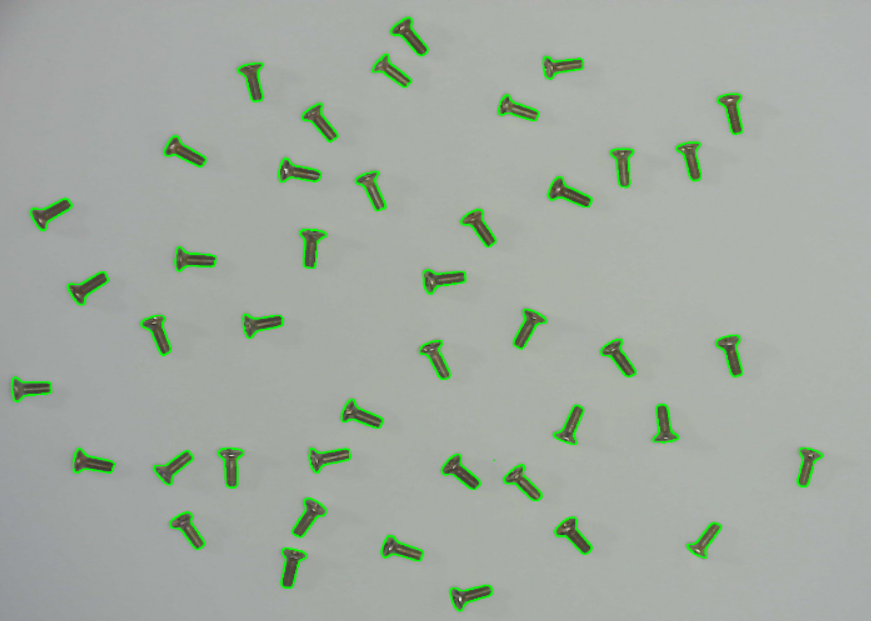
#> input picture aman/non_ai/non_ai_output.PNG, 871 x 621 px
$ python count_objects.py ../../aman/non_ai/non_ai_output.PNG
#> lines starting #> are read from the running program, lines starting #| are printed output that depends on the picture; after the words box and inside, x2 and y2 are one past the last pixel; in counts of white or black regions, pixels touching at a corner belong together
"""
Non-AI Object Counting using OpenCV
=====================================
Counts screws/bolts in images and overlays segmentation masks.

Techniques:
  - Adaptive preprocessing with multiple binarisation strategies
  - Morphological operations (opening, closing, dilation)
  - Watershed algorithm for touching/overlapping objects
  - Contour-based fallback for well-separated objects
  - Colour-coded mask overlay with per-object labels
  - Auto-selects best strategy based on image characteristics
"""

import cv2
import numpy as np
import os
import json
import argparse
from pathlib import Path


# ──────────────────────────────────────────────
# Preprocessing strategies
# ──────────────────────────────────────────────

def preprocess_otsu(image: np.ndarray) -> np.ndarray:
    """Otsu global threshold — works well on uniform backgrounds."""
    gray = cv2.cvtColor(image, cv2.COLOR_BGR2GRAY)
    blurred = cv2.GaussianBlur(gray, (7, 7), 0)
    _, binary = cv2.threshold(blurred, 0, 255,
                              cv2.THRESH_BINARY_INV + cv2.THRESH_OTSU)
    return binary


def preprocess_adaptive(image: np.ndarray) -> np.ndarray:
    """Adaptive threshold — handles uneven lighting well."""
    gray = cv2.cvtColor(image, cv2.COLOR_BGR2GRAY)
    blurred = cv2.GaussianBlur(gray, (5, 5), 0)
    binary = cv2.adaptiveThreshold(
        blurred, 255,
        cv2.ADAPTIVE_THRESH_GAUSSIAN_C,
        cv2.THRESH_BINARY_INV,
        blockSize=25, C=8
    )
    return binary


def preprocess_canny_filled(image: np.ndarray) -> np.ndarray:
    """Canny edges + filled contours — great for metallic objects."""
    gray = cv2.cvtColor(image, cv2.COLOR_BGR2GRAY)
    blurred = cv2.GaussianBlur(gray, (5, 5), 0)
    edges = cv2.Canny(blurred, 30, 100)
    # Dilate edges to close gaps
    kernel = cv2.getStructuringElement(cv2.MORPH_ELLIPSE, (3, 3))
    edges = cv2.dilate(edges, kernel, iterations=2)
    # Fill contours
    contours, _ = cv2.findContours(edges, cv2.RETR_EXTERNAL,
                                    cv2.CHAIN_APPROX_SIMPLE)
    filled = np.zeros_like(gray)
    cv2.drawContours(filled, contours, -1, 255, -1)
    return filled


def clean_binary(binary: np.ndarray,
                 kernel_size: int = 5,
                 iterations: int = 2) -> np.ndarray:
    """Remove noise and fill holes with morphological ops."""
    kernel = cv2.getStructuringElement(cv2.MORPH_ELLIPSE,
                                       (kernel_size, kernel_size))
    opened = cv2.morphologyEx(binary, cv2.MORPH_OPEN,  kernel, iterations=iterations)
    closed = cv2.morphologyEx(opened, cv2.MORPH_CLOSE, kernel, iterations=iterations)
    return closed


# ──────────────────────────────────────────────
# Segmentation — Watershed
# ──────────────────────────────────────────────

def watershed_segment(image: np.ndarray,
                      binary: np.ndarray,
                      fg_thresh: float = 0.4) -> tuple:
    """
    Watershed segmentation to split touching objects.
    Returns (markers, count).
    """
    dist = cv2.distanceTransform(binary, cv2.DIST_L2, 5)
    cv2.normalize(dist, dist, 0, 1.0, cv2.NORM_MINMAX)

    _, sure_fg = cv2.threshold(dist, fg_thresh * dist.max(), 255, 0)
    sure_fg = np.uint8(sure_fg)

    kernel = cv2.getStructuringElement(cv2.MORPH_ELLIPSE, (3, 3))
    sure_bg = cv2.dilate(binary, kernel, iterations=3)
    unknown = cv2.subtract(sure_bg, sure_fg)

    _, markers = cv2.connectedComponents(sure_fg)
    markers += 1
    markers[unknown == 255] = 0
    markers = cv2.watershed(image, markers)

    unique = np.unique(markers)
    count = int(np.sum(unique > 1))
    return markers, count


# ──────────────────────────────────────────────
# Segmentation — Contour-based
# ──────────────────────────────────────────────

def contour_count(binary: np.ndarray,
                  min_area: int = 200,
                  max_area: int = None) -> tuple:
    """Contour counting for well-separated objects."""
    contours, _ = cv2.findContours(binary, cv2.RETR_EXTERNAL,
                                    cv2.CHAIN_APPROX_SIMPLE)
    h, w = binary.shape
    if max_area is None:
        max_area = (h * w) // 4   # no single object should be > 25% of image

    valid = [c for c in contours
             if min_area <= cv2.contourArea(c) <= max_area]
    return valid, len(valid)


# ──────────────────────────────────────────────
# Visualisation
# ──────────────────────────────────────────────

def draw_watershed_masks(image: np.ndarray,
                          markers: np.ndarray) -> np.ndarray:
    """Colour-coded watershed mask overlay."""
    overlay = image.copy()
    output  = image.copy()

    unique_labels = np.unique(markers)
    object_labels = unique_labels[unique_labels > 1]

    rng = np.random.default_rng(42)
    colours = rng.integers(60, 230, size=(len(object_labels), 3))

    for idx, label in enumerate(object_labels):
        mask   = (markers == label).astype(np.uint8)
        colour = colours[idx].tolist()
        overlay[mask == 1] = colour

        cnts, _ = cv2.findContours(mask, cv2.RETR_EXTERNAL,
                                    cv2.CHAIN_APPROX_SIMPLE)
        if cnts:
            x, y, w, h = cv2.boundingRect(cnts[0])
            cv2.rectangle(output, (x, y), (x + w, y + h), colour, 2)
            cx, cy = x + w // 2, y + h // 2
            cv2.putText(output, str(idx + 1), (cx - 6, cy + 5),
                        cv2.FONT_HERSHEY_SIMPLEX, 0.45, colour, 2)

    return cv2.addWeighted(output, 0.6, overlay, 0.4, 0)


# [21 lines left out: function draw_contour_masks, not called in this run]


def stamp_count(image: np.ndarray, count: int, method: str = "") -> np.ndarray:
    """Stamp count badge on top-left corner."""
    label = f"Count: {count}"
    if method:
        label += f"  [{method}]"
    font = cv2.FONT_HERSHEY_DUPLEX
    scale, thickness = 1.0, 2
    (tw, th), _ = cv2.getTextSize(label, font, scale, thickness)
    cv2.rectangle(image, (8, 8), (18 + tw, 22 + th), (0, 0, 0), -1)
    cv2.putText(image, label, (13, 16 + th), font, scale, (255, 255, 255), thickness)
    return image


# ──────────────────────────────────────────────
# Auto-strategy selector
# ──────────────────────────────────────────────

def best_strategy(image: np.ndarray,
                  min_area: int = 200) -> tuple:
    """
    Try all preprocessing + segmentation combos and pick the one
    that gives the most stable (median) count with most clean regions.
    Returns (annotated_image, count, strategy_name).
    """
    h, w = image.shape[:2]
    strategies = []

    for prep_name, prep_fn in [
        ("otsu",     preprocess_otsu),
        ("adaptive", preprocess_adaptive),
        ("canny",    preprocess_canny_filled),
    ]:
        binary = prep_fn(image)
        cleaned = clean_binary(binary)

        # Watershed
        try:
            markers, wcount = watershed_segment(image.copy(), cleaned)
            strategies.append((wcount, f"{prep_name}+watershed",
                                "watershed", markers, None, cleaned))
        except Exception:
            pass

        # Contour
        try:
            cnts, ccount = contour_count(cleaned, min_area)
            strategies.append((ccount, f"{prep_name}+contour",
                                "contour", None, cnts, cleaned))
        except Exception:
            pass

    if not strategies:
        return image, 0, "none"

    # Heuristic: prefer count that appears most often (mode),
    # break ties by preferring watershed
    counts = [s[0] for s in strategies]
    from collections import Counter
    mode_count = Counter(counts).most_common(1)[0][0]

    # Among strategies with mode count, prefer watershed
    candidates = [s for s in strategies if s[0] == mode_count]
    preferred = next((s for s in candidates if s[2] == "watershed"), candidates[0])

    count, name, stype, markers, cnts, _ = preferred

    if stype == "watershed":
        annotated = draw_watershed_masks(image, markers)
    else:
        annotated = draw_contour_masks(image, cnts)

    stamp_count(annotated, count, name)
    return annotated, count, name


# ──────────────────────────────────────────────
# Main processing
# ──────────────────────────────────────────────

def process_image(image_path: str,
                  output_dir: str,
                  min_area: int = 200,
                  force_watershed: bool = False) -> dict:
    """Process a single image and save annotated result."""
#> called with image_path = '../../aman/non_ai/non_ai_output.PNG', output_dir = 'Non_AI_output', min_area = 200, force_watershed = False
    image = cv2.imread(image_path)
#> image is the input picture: shape (621, 871, 3); mean B, G, R 160.9, 170.6, 161.7
    if image is None:
        raise FileNotFoundError(f"Cannot read: {image_path}")

    if force_watershed:
        binary  = preprocess_otsu(image)
        cleaned = clean_binary(binary)
        markers, count = watershed_segment(image.copy(), cleaned)
        annotated = draw_watershed_masks(image, markers)
        stamp_count(annotated, count, "watershed")
        strategy = "otsu+watershed"
    else:
        annotated, count, strategy = best_strategy(image, min_area)
#> the loop in best_strategy, `for prep_name, prep_fn in [ ("otsu",     preprocess_otsu), ("adaptive"..` made 3 passes
#> (count in watershed_segment, wcount, ccount) on passes 1 to 3: (43, 43, 43), (27, 27, 8), (43, 43, 43)
#> pass 1, in preprocess_otsu, `_, binary = cv2.threshold(blurred, 0, 255, cv2.THRESH_BINARY_INV + cv2..`:
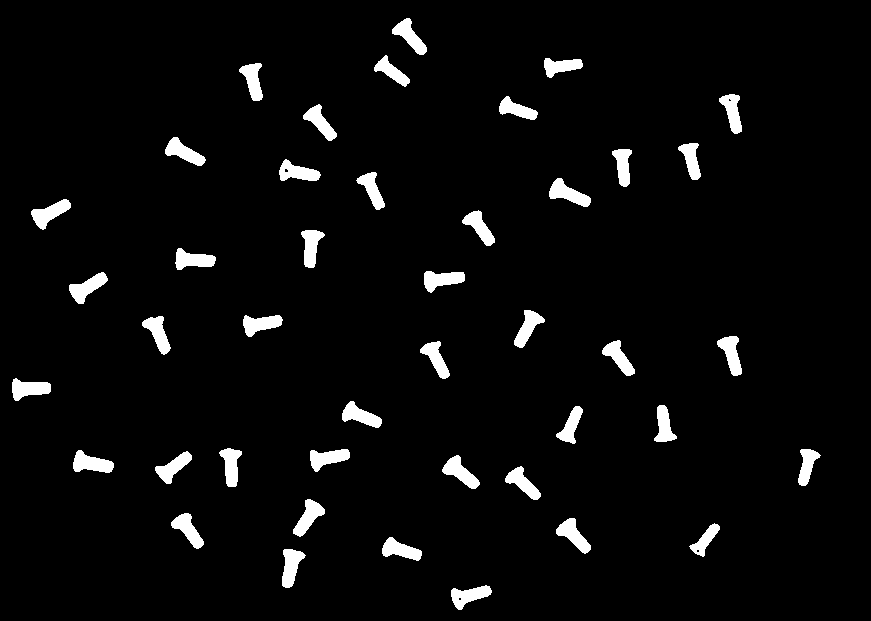
#> binary: shape (621, 871); 4.2% white; 43 white regions, largest, box (x1, y1, x2, y2) and area: (549, 178, 591, 207) 588, (73, 450, 114, 473) 582, (69, 272, 108, 304) 572
#> after the loop in best_strategy, `for prep_name, prep_fn in [`: binary: shape (621, 871); 5.5% white; 43 white regions, largest, box (x1, y1, x2, y2) and area: (547, 176, 593, 209) 752, (715, 334, 744, 378) 742, (421, 270, 467, 295) 737
#> after the loop in best_strategy, `for prep_name, prep_fn in [`:
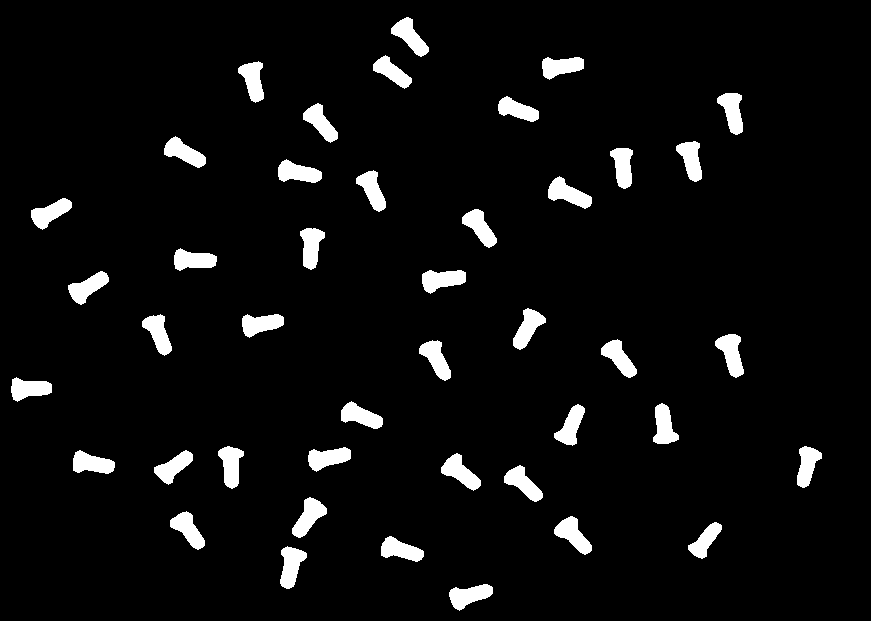
#> cleaned: shape (621, 871); 5.3% white; 43 white regions, largest, box (x1, y1, x2, y2) and area: (548, 176, 592, 209) 735, (715, 334, 744, 378) 732, (554, 516, 592, 555) 717
#> after the loop in best_strategy, `for prep_name, prep_fn in [`: strategies = 6 items
#> in best_strategy, `counts = [s[0] for s in strategies]`: counts = [43, 43, 27, 8, 43, 43]
#> in best_strategy, `mode_count = Counter(counts).most_common(1)[0][0]`: mode_count = 43
#> in best_strategy, `candidates = [s for s in strategies if s[0] == mode_count]`: candidates = 4 items
#> in best_strategy, `preferred = next((s for s in candidates if s[2] == "watershed"), candi..`: preferred = 6 items
#> in best_strategy, `count, name, stype, markers, cnts, _ = preferred`:
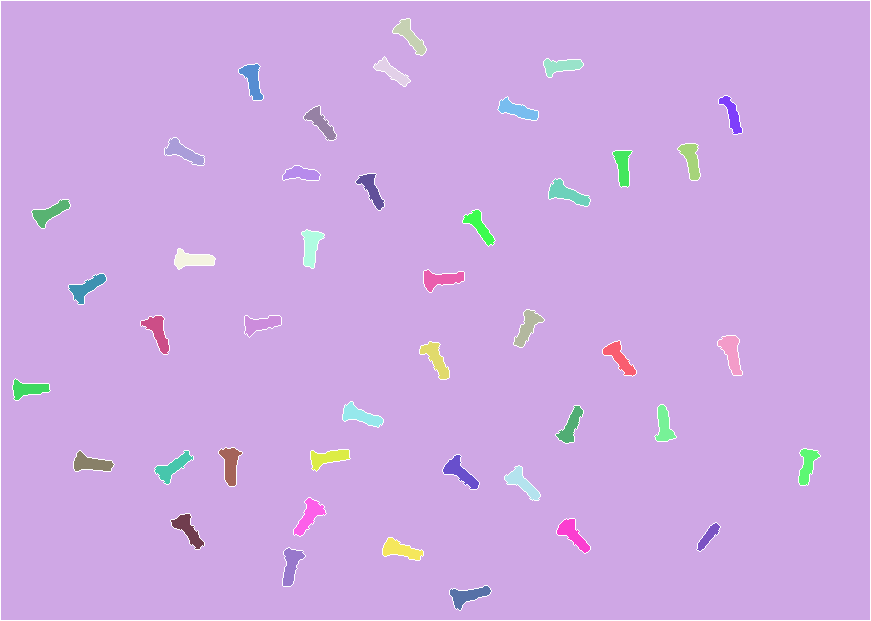
#> markers: shape (621, 871) int32; 45 distinct labels, from -1 to 44; one colour per label, 0 black, -1 white
#> in best_strategy, `count, name, stype, markers, cnts, _ = preferred`: count = 43; name = 'otsu+watershed'; stype = 'watershed'
#> in draw_watershed_masks, `unique_labels = np.unique(markers)`: unique_labels = 45 values from -1 to 44
#> in draw_watershed_masks, `object_labels = unique_labels[unique_labels > 1]`: object_labels = 43 values from 2 to 44
#> in draw_watershed_masks, `colours = rng.integers(60, 230, size=(len(object_labels), 3))`: colours = 43 rows, first 8: [75, 191, 171], [134, 133, 205], [74, 178, 94], [76, 149, 225], [185, 189, 181], [193, 147, 81], [202, 136, 145], [123, 91, 217]
#> the loop in draw_watershed_masks, `for idx, label in enumerate(object_labels):` made 43 passes
#> (colour, x, y, w, h, cx, cy) on passes 1 to 12: ([75, 191, 171], 393, 19, 33, 36, 409, 37), ([134, 133, 205], 374, 57, 36, 29, 392, 71), ([74, 178, 94], 544, 59, 39, 18, 563, 68), ([76, 149, 225], 239, 64, 24, 36, 251, 82), ([185, 189, 181], 719, 96, 23, 38, 730, 115), ([193, 147, 81], 498, 97, 40, 23, 518, 108), ([202, 136, 145], 304, 106, 32, 34, 320, 123), ([123, 91, 217], 165, 138, 39, 27, 184, 151), ([192, 169, 128], 678, 144, 22, 36, 689, 162), ([199, 152, 135], 613, 151, 19, 36, 622, 169), ([136, 98, 75], 283, 166, 37, 14, 301, 173), ([154, 210, 70], 356, 174, 28, 36, 370, 192)
#> after the loop in draw_watershed_masks, `for idx, label in enumerate(object_labels):`: mask: shape (621, 871); values 0 (black) and 1 (white), 0.08% white; 1 white region, box (x1, y1, x2, y2) and area: (450, 586, 491, 610) 455
#> after the loop in draw_watershed_masks, `for idx, label in enumerate(object_labels):`:
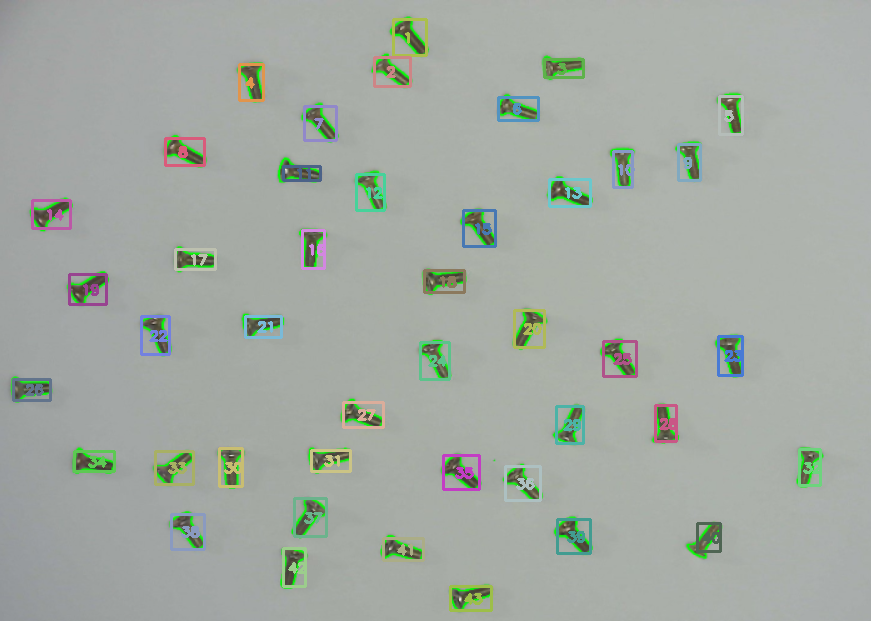
#> output: shape (621, 871, 3); 3.89% of pixels changed, all inside (x1, y1, x2, y2) = (12, 18, 822, 612)
#> after the loop in draw_watershed_masks, `for idx, label in enumerate(object_labels):`:
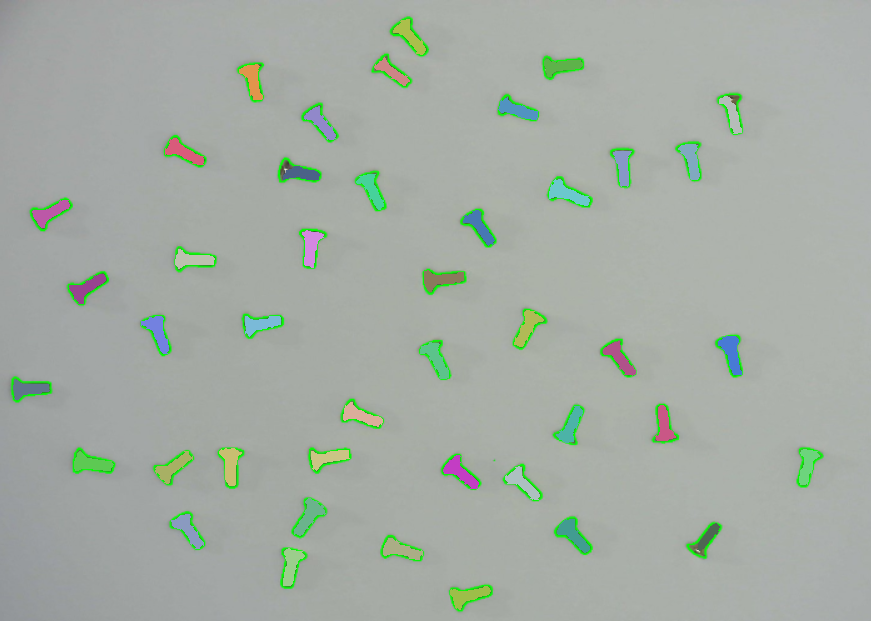
#> overlay: shape (621, 871, 3); 3.45% of pixels changed, all inside (x1, y1, x2, y2) = (13, 19, 820, 610)
#> in draw_watershed_masks, `return cv2.addWeighted(output, 0.6, overlay, 0.4, 0)`:
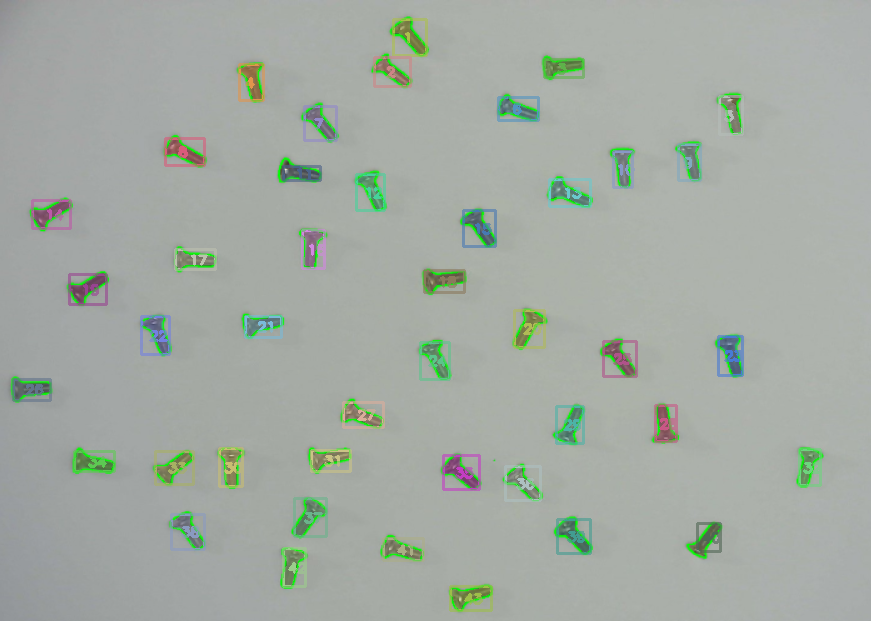
#> returned value: shape (621, 871, 3); mean of channels 0, 1, 2 163, 171, 163.2; drawn as B, G, R
#> in stamp_count, `label = f"Count: {count}"`: label = 'Count: 43'
#> in stamp_count, `label += f"  [{method}]"`: label = 'Count: 43  [otsu+watershed]'
#> in stamp_count, `font = cv2.FONT_HERSHEY_DUPLEX`: font = 2
#> in stamp_count, `(tw, th), _ = cv2.getTextSize(label, font, scale, thickness)`: tw = 474; th = 22
#> in stamp_count, `cv2.putText(image, label, (13, 16 + th), font, scale, (255, 255, 255),..`:
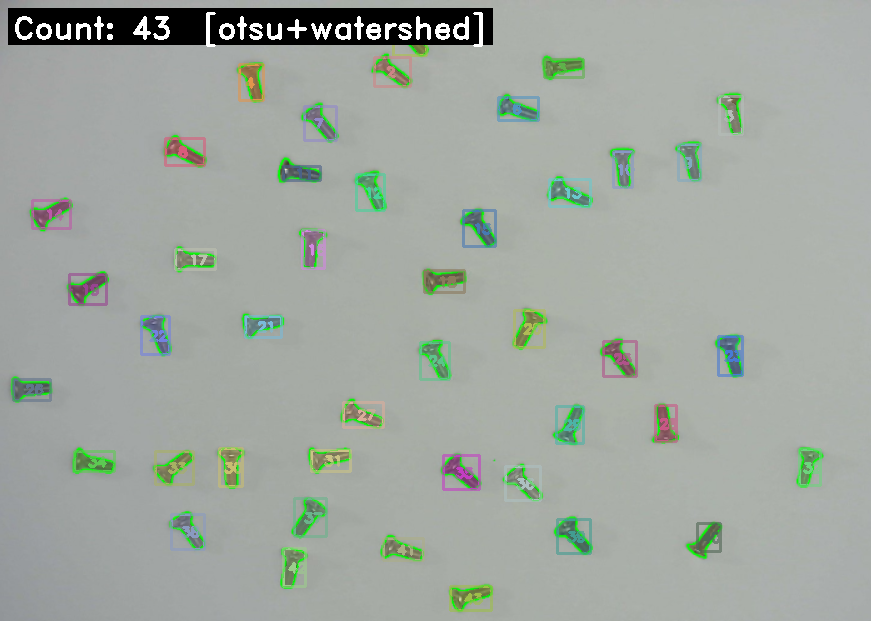
#> image: shape (621, 871, 3); mean B, G, R 159.3, 167, 159.5
#> count = 43; strategy = 'otsu+watershed'

    os.makedirs(output_dir, exist_ok=True)
    stem     = Path(image_path).stem
    out_path = str(Path(output_dir) / f"{stem}_annotated.jpg")
    cv2.imwrite(out_path, annotated)

    print(f"[{stem}]  count={count}  strategy={strategy}  →  {out_path}")
#| [non_ai_output]  count=43  strategy=otsu+watershed  →  Non_AI_output/non_ai_output_annotated.jpg
    return {"filename": Path(image_path).name,
            "count":    count,
            "strategy": strategy,
            "output_path": out_path}


# [19 lines left out: function process_directory, not called in this run]


# ──────────────────────────────────────────────
# CLI
# ──────────────────────────────────────────────

def parse_args():
    ap = argparse.ArgumentParser(description="Non-AI screw/bolt counter — OpenCV")
    ap.add_argument("input",  help="Image file or directory")
    ap.add_argument("--output", default="Non_AI_output",
                    help="Output directory (default: Non_AI_output)")
    ap.add_argument("--min-area", type=int, default=200,
                    help="Min contour area to count (default: 200)")
    ap.add_argument("--force-watershed", action="store_true",
                    help="Skip auto-strategy and always use Otsu+Watershed")
    ap.add_argument("--results-json", default="",
                    help="Optional path to save JSON summary")
    return ap.parse_args()


if __name__ == "__main__":
    args = parse_args()

    if os.path.isdir(args.input):
        results = process_directory(args.input, args.output,
                                    args.min_area, args.force_watershed)
    else:
        results = [process_image(args.input, args.output,
                                  args.min_area, args.force_watershed)]

    if args.results_json:
        with open(args.results_json, "w") as f:
            json.dump(results, f, indent=2)
        print(f"\nResults saved → {args.results_json}")

    total = sum(r["count"] for r in results)
#> total = 43
    print(f"\n{'─'*45}")
    print(f"Images processed : {len(results)}")
#| Images processed : 1
    print(f"Total objects    : {total}")
#| Total objects    : 43
    print(f"{'─'*45}")
